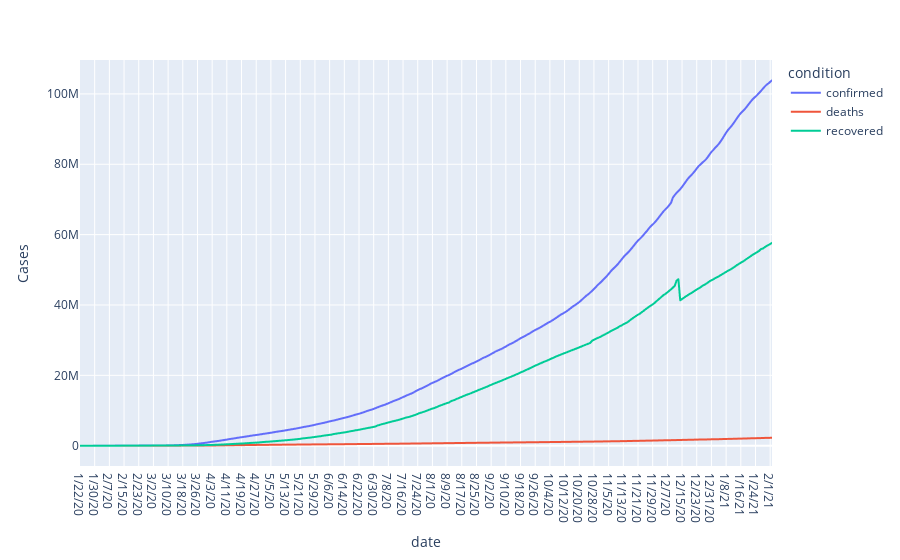

The cell this chart's notebook holds for it:
### Code cell
import plotly.express as px
from data import make_global_df

df = make_global_df()
df

fig = px.line(df,x="date",y=["confirmed","deaths","recovered"],
             labels={
                 "value" : "Cases",
                 "variable" : "condition",
                 "confirmed"  : "Confirmed",
                 "deaths" : "Death",
                 "recovered" : "Recovered" 
             },
             hover_data = {
                 "value":  ":,",
                 "variable": False,
                 "date": False,
             }
             )
fig

### Figure 1 — Plotly figure (JSON) as saved in the notebook; plotly's stock layout.template omitted (floating-point values rounded to 4 significant figures; data arrays with more than 128 entries replaced by an {"elided": "..."} marker saying what was removed)
{"data": [{"customdata": {"elided": "378x1 str values"}, "hovertemplate": "date=%{x}<br>Cases=%{y:,}<extra></extra>", "legendgroup": "confirmed", "line": {"color": "#636efa", "dash": "solid"}, "mode": "lines", "name": "confirmed", "showlegend": true, "type": "scattergl", "x": {"elided": "378 str values"}, "xaxis": "x", "y": {"elided": "378 int values"}, "yaxis": "y"}, {"customdata": {"elided": "378x1 str values"}, "hovertemplate": "date=%{x}<br>Cases=%{y:,}<extra></extra>", "legendgroup": "deaths", "line": {"color": "#EF553B", "dash": "solid"}, "mode": "lines", "name": "deaths", "showlegend": true, "type": "scattergl", "x": {"elided": "378 str values"}, "xaxis": "x", "y": {"elided": "378 int values"}, "yaxis": "y"}, {"customdata": {"elided": "378x1 str values"}, "hovertemplate": "date=%{x}<br>Cases=%{y:,}<extra></extra>", "legendgroup": "recovered", "line": {"color": "#00cc96", "dash": "solid"}, "mode": "lines", "name": "recovered", "showlegend": true, "type": "scattergl", "x": {"elided": "378 str values"}, "xaxis": "x", "y": {"elided": "378 int values"}, "yaxis": "y"}], "layout": {"legend": {"title": {"text": "condition"}, "tracegroupgap": 0}, "margin": {"t": 60}, "xaxis": {"anchor": "y", "domain": [0, 1], "title": {"text": "date"}}, "yaxis": {"anchor": "x", "domain": [0, 1], "title": {"text": "Cases"}}}}
